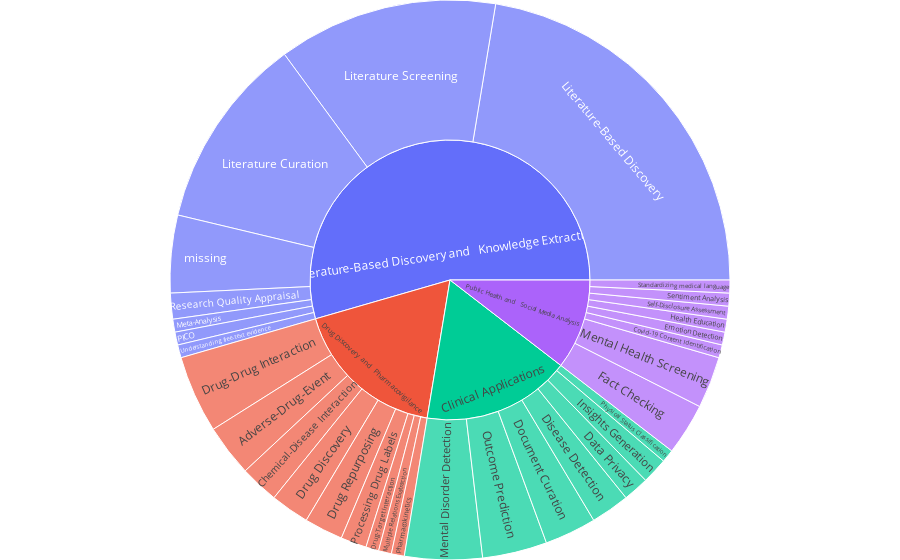

This figure's notebook cell:
### Code cell
import plotly.express as px

# Create a sunburst chart
fig = px.sunburst(filtered_df, path=['Biomedical Domain Level 1', 'Biomedical Domain Level 2'])

# Update layout for better readability
fig.update_layout(margin=dict(t=0, l=0, r=0, b=0))

# Show the chart
fig.show()

### Figure 1 — Plotly figure (JSON) as saved in the notebook; plotly's stock layout.template omitted (floating-point values rounded to 4 significant figures)
{"data": [{"branchvalues": "total", "domain": {"x": [0, 1], "y": [0, 1]}, "hovertemplate": "labels=%{label}<br>count=%{value}<br>parent=%{parent}<br>id=%{id}<extra></extra>", "ids": ["Drug Discovery and \n Pharmacovigilance/Adverse-Drug-Event", "Drug Discovery and \n Pharmacovigilance/Chemical-Disease Interaction", "Public Health and \n Social Media Analysis/Covid-19 Content Identification", "Clinical Applications/Data Privacy", "Clinical Applications/Disease Detection", "Clinical Applications/Document Curation", "Drug Discovery and \n Pharmacovigilance/Drug Discovery", "Drug Discovery and \n Pharmacovigilance/Drug Repurposing", "Drug Discovery and \n Pharmacovigilance/Drug-Drug Interaction", "Drug Discovery and \n Pharmacovigilance/Drug-Target Interaction", "Public Health and \n Social Media Analysis/Emotion Detection", "Public Health and \n Social Media Analysis/Fact Checking", "Public Health and \n Social Media Analysis/Health Education", "Clinical Applications/Insights Generation", "Literature-Based Discovery and \n Knowledge Extraction/Literature Curation", "Literature-Based Discovery and \n Knowledge Extraction/Literature Screening", "Literature-Based Discovery and \n Knowledge Extraction/Literature-Based Discovery", "Clinical Applications/Mental Disorder Detection", "Public Health and \n Social Media Analysis/Mental Health Screening", "Literature-Based Discovery and \n Knowledge Extraction/Meta-Analysis", "Drug Discovery and \n Pharmacovigilance/Multiple Relations Exatraction", "Clinical Applications/Outcome Prediction", "Literature-Based Discovery and \n Knowledge Extraction/PICO", "Drug Discovery and \n Pharmacovigilance/Pharmacokinetics", "Clinical Applications/Physical Status Classification", "Drug Discovery and \n Pharmacovigilance/Processing Drug Labels", "Literature-Based Discovery and \n Knowledge Extraction/Research Quality Appraisal", "Public Health and \n Social Media Analysis/Self-Disclosure Assessment", "Public Health and \n Social Media Analysis/Sentiment Analysis", "Public Health and \n Social Media Analysis/Standardizing medical language", "Literature-Based Discovery and \n Knowledge Extraction/Understanding free-text evidence", "Literature-Based Discovery and \n Knowledge Extraction/missing", "Clinical Applications", "Drug Discovery and \n Pharmacovigilance", "Literature-Based Discovery and \n Knowledge Extraction", "Public Health and \n Social Media Analysis"], "labels": ["Adverse-Drug-Event", "Chemical-Disease Interaction", "Covid-19 Content Identification", "Data Privacy", "Disease Detection", "Document Curation", "Drug Discovery", "Drug Repurposing", "Drug-Drug Interaction", "Drug-Target Interaction", "Emotion Detection", "Fact Checking", "Health Education", "Insights Generation", "Literature Curation", "Literature Screening", "Literature-Based Discovery", "Mental Disorder Detection", "Mental Health Screening", "Meta-Analysis", "Multiple Relations Exatraction", "Outcome Prediction", "PICO", "Pharmacokinetics", "Physical Status Classification", "Processing Drug Labels", "Research Quality Appraisal", "Self-Disclosure Assessment", "Sentiment Analysis", "Standardizing medical language", "Understanding free-text evidence", "missing", "Clinical Applications", "Drug Discovery and \n Pharmacovigilance", "Literature-Based Discovery and \n Knowledge Extraction", "Public Health and \n Social Media Analysis"], "name": "", "parents": ["Drug Discovery and \n Pharmacovigilance", "Drug Discovery and \n Pharmacovigilance", "Public Health and \n Social Media Analysis", "Clinical Applications", "Clinical Applications", "Clinical Applications", "Drug Discovery and \n Pharmacovigilance", "Drug Discovery and \n Pharmacovigilance", "Drug Discovery and \n Pharmacovigilance", "Drug Discovery and \n Pharmacovigilance", "Public Health and \n Social Media Analysis", "Public Health and \n Social Media Analysis", "Public Health and \n Social Media Analysis", "Clinical Applications", "Literature-Based Discovery and \n Knowledge Extraction", "Literature-Based Discovery and \n Knowledge Extraction", "Literature-Based Discovery and \n Knowledge Extraction", "Clinical Applications", "Public Health and \n Social Media Analysis", "Literature-Based Discovery and \n Knowledge Extraction", "Drug Discovery and \n Pharmacovigilance", "Clinical Applications", "Literature-Based Discovery and \n Knowledge Extraction", "Drug Discovery and \n Pharmacovigilance", "Clinical Applications", "Drug Discovery and \n Pharmacovigilance", "Literature-Based Discovery and \n Knowledge Extraction", "Public Health and \n Social Media Analysis", "Public Health and \n Social Media Analysis", "Public Health and \n Social Media Analysis", "Literature-Based Discovery and \n Knowledge Extraction", "Literature-Based Discovery and \n Knowledge Extraction", "", "", "", ""], "type": "sunburst", "values": [4, 3, 1, 2, 3, 4, 3, 3, 6, 1, 1, 4, 1, 2, 15, 17, 30, 6, 4, 1, 1, 5, 1, 1, 1, 2, 2, 1, 1, 1, 1, 6, 23, 24, 73, 14]}], "layout": {"autosize": true, "legend": {"tracegroupgap": 0}, "margin": {"b": 0, "l": 0, "r": 0, "t": 0}}}
